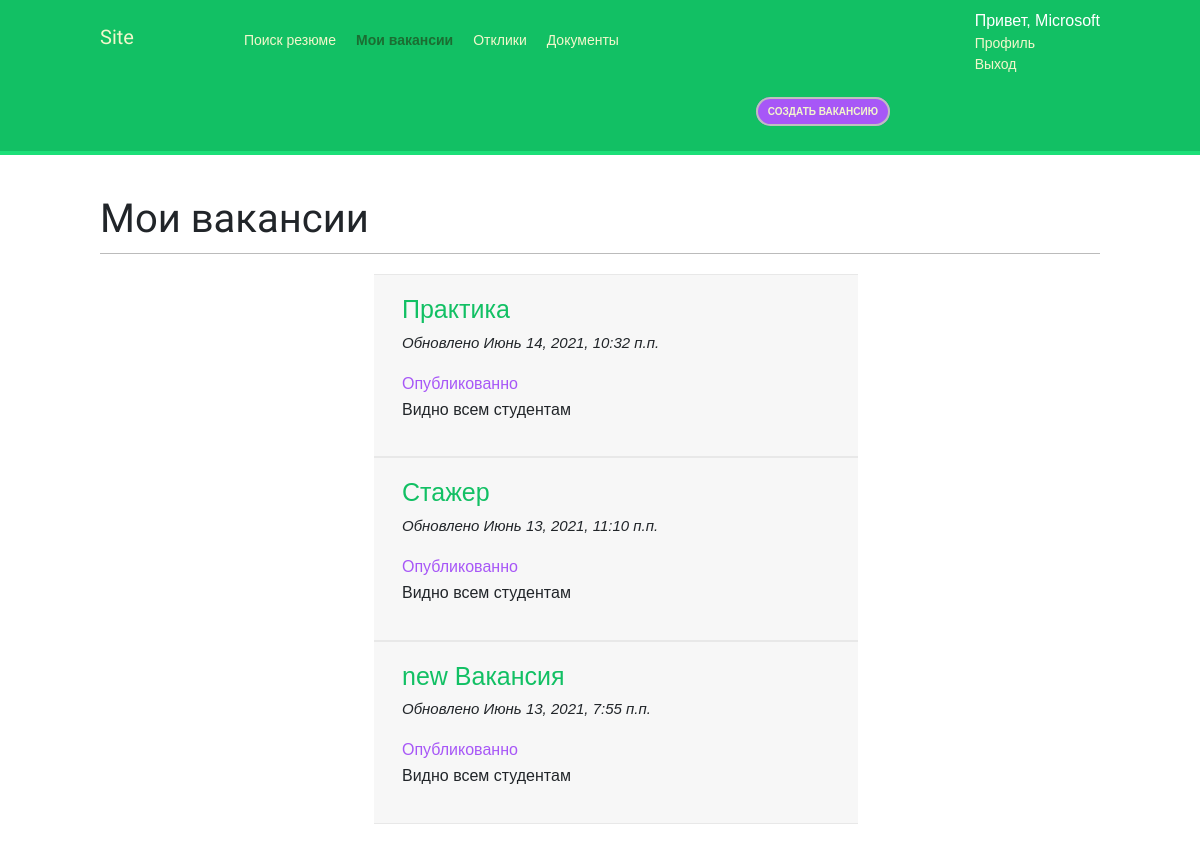
/vacancy/my/ (signed in), run on the app's committed database.
### main_site/models.py (models this page shows, shortened)
class CustomUser(AbstractUser):
	TYPE_OF_ROLE =(
			('student','Студент'),
			('company','Компания'),
			('admin','Админ')
		)
	role = models.CharField('Роль',max_length=50, choices=TYPE_OF_ROLE,default='student')
	class Meta:
		verbose_name = 'Пользователь'
		verbose_name_plural = 'Пользователи'

class Company(models.Model):
	user = models.OneToOneField(settings.AUTH_USER_MODEL,on_delete=models.CASCADE,related_name='companys', verbose_name='Пользователь')
	name = models.CharField('Название',max_length=200)
	address = models.CharField('Адрес',max_length=200)
	description = models.TextField('Описание')
	photo = models.ImageField('Фото',upload_to='img',blank=True)#upload_to
	phone = models.CharField('Телефон',max_length=12, default=' ')
	site_name = models.CharField('Сайт',max_length=200)
	class Meta:
		verbose_name = 'Профиль Компании'
		verbose_name_plural = 'Профили Компаний'

class Vacancy(models.Model):
	STATUS_CHOICES = (
			('blocked','Заблокированая'),
			('closed','Закрытая'),
			('published','Опубликованная'),
		)
	company = models.ForeignKey(Company,on_delete=models.CASCADE,related_name='vacancys', verbose_name="Компания")
	skills = models.ManyToManyField(Skill, related_name='vacancys',verbose_name="Навыки")
	name = models.CharField('Название',max_length=100)
	description = models.TextField('Описание')
	responsibilities = models.TextField('Обязанности') #обязанности
	requirements = models.TextField('Требования') #требования
	conditions = models.TextField('Условия') #условия
	created_by = models.DateTimeField(auto_now_add=True)
	updated_by =  models.DateTimeField(auto_now=True)
	status = models.CharField('Статус',max_length=10,choices=STATUS_CHOICES, default='published')
	class Meta:
		verbose_name = 'Вакансия'
		verbose_name_plural = 'Вакансии'

### main_site/views.py (the view)
# urls.py: path('vacancy/my/',views.MyVacancyListView.as_view() , name='my_vacancy_list'),
class MyVacancyListView(LoginRequiredMixin,ListView):
	model = Vacancy
	template_name = 'main_site/vacancy/my_vacancy_list.html'
	context_object_name = 'vacancys'
	def get_queryset(self):
		queryset = Vacancy.objects.filter(company=self.request.user.companys).exclude(status='blocked').order_by('-updated_by').all()
		return queryset
	def get_context_data(self, **kwargs):
		context = super().get_context_data(**kwargs)
		context["section"] = 'my_vacancy_list'
		return context

### main_site/templates/main_site/vacancy/my_vacancy_list.html (shortened to what this page needs)
{% extends 'base.html' %}
{% block content %}
<h1>Мои вакансии</h1>
<div style="">
	<ul>
	{% for vacancy in vacancys %}
		<li style="list-style-type: none;">
			<div class="row mb p-3 profile-info-top" style="width: 50%; margin-left: 25%">
				<a href="{% url 'my_vacancy_detail' vacancy.id %}" style="font-size: 25px">{{vacancy.name}}</a>
				<p style="font-size: 15px"><i>Обновлено {{vacancy.updated_by}}</i></p>
				{% if vacancy.status == 'published' %}
				<span style="color: #a757f7">Опубликованно</span>
				<p>Видно всем студентам</p>
				{% else %}
				<span style="color: #ff7575">Неопубликованно</span>
				<p>Не видно никому <a href="{% url 'my_vacancy_make_published' vacancy.id 1 %}" class="button-mini">Сделать видимым</a></p>
				{% endif %}
			</div>
		</li>
	{% endfor %}
	</ul>
</div>
{% endblock %}

### main_site/templates/main_site/base_header_company.html
<span class="logo">Site</span>
<ul class="menu" >
	<li {% if section == "resume_list" %} class="selected" {% endif %}>
		<a href="{% url 'resume_list' %}">Поиск резюме</a>
	</li>
	<li {% if section == "my_vacancy_list" %} class="selected" {% endif %}>
		<a href="{% url 'my_vacancy_list' %}">Мои вакансии</a>
	</li>
	<li {% if section == "company_response_list" %} class="selected" {% endif %}>
		<a href="{% url 'company_response_list' %}">Отклики</a>
	</li>
	<li {% if section == "document_list" %} class="selected" {% endif %}>
		<a href="{% url 'document_list' %}">Документы</a>
	</li>
</ul>
<span class="user">
	<div style="font-size: 16px">Привет, {{request.user.companys.name}}</div>
	<div {% if section == "profile" %} class="selected" {% endif %} style="list-style-type: none">
		<a href="{% url 'profile' %}">Профиль</a>
	</div>
	<a href="{% url 'logout' %}">Выход</a>
</span>
<div id="right">
	<span {% if section == "create_vacancy" %} class="selected-create" {% endif %} >
		<a href="{% url 'create_vacancy' %}">Создать вакансию</a>
	</span>
</div>

### main_site/static/css/base.css (style rules this page uses)
body { margin:0; padding:0; font-family:helvetica, sans-serif; }
p { line-height: 1.8; }
a { color:#12c064; text-decoration:none; }
h1, h2, h3, h4, h5 , h6 { font-family: 'Muli', sans-serif; font-weight:normal; }
h1 { border-bottom:1px solid #bbb; padding:0 0 10px 0; margin:10px 0 20px 0; }
#header .logo { font-family: 'Muli', sans-serif; float:left; color:#f3f7cc; font-size:20px; margin-right:10%; margin-top:17px; }
#header ul.menu { list-style:none; float:left; margin:0; padding:0; }
#header ul.menu li { float:left; padding:25px 10px; }
#header div#right { float:right; margin-right: 200px; padding:25px 10px; }
#header div#right a,#header div#after-right a { background: #a757f7; border-radius:50px; border: 2px solid #bfbfbf; font-weight:bold; color:#f3f7cc; padding:7px 10px; font-size:10px; text-transform:uppercase; }
#header ul.menu li.selected a, #header ul.menu li.selected a:hover, #header div.selected a { color:#1b6d32; font-weight:bold; }
* { box-sizing: border-box; }
#header a { color:#f3f7cc; }
#header .user { float:right; padding-top:4px; }
.profile-info-top { border-top: 1px #e8e8e8 solid; border-bottom: 1px #e8e8e8 solid; background-color: #f7f7f7; }

### data on the page
CustomUser: user.companys.name "Microsoft"
Vacancy: name "Практика", updated_by "Июнь 14, 2021, 10:32 п.п.", status "Опубликованно"
Vacancy: name "Стажер", updated_by "Июнь 13, 2021, 11:10 п.п.", status "Опубликованно"
Vacancy: name "new Вакансия", updated_by "Июнь 13, 2021, 7:55 п.п.", status "Опубликованно"
